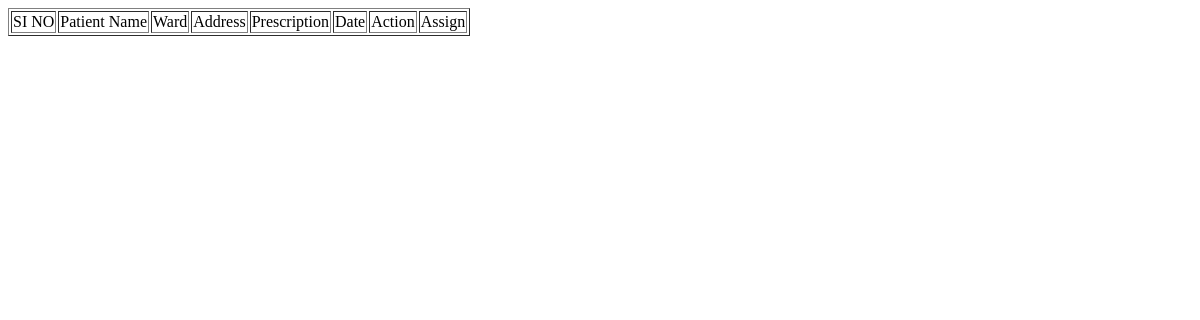
Page /Healthcenter/requestlist/ on the earlier database version.
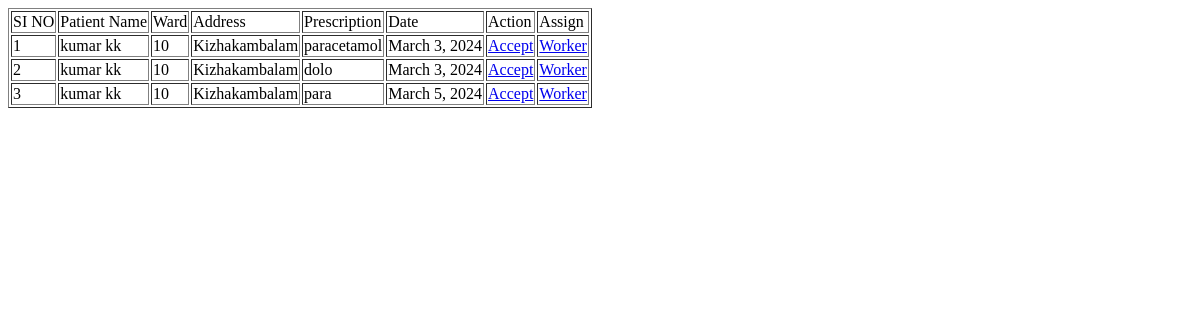
Same page on the later database version.
### User/models.py (models this page shows)
class tbl_medicinerequest(models.Model):
    medicine_prescription = models.CharField(max_length=30)
    medicine_date = models.DateField(auto_now_add=True)
    medicine_status = models.CharField(max_length=20)
    user_id=models.ForeignKey(tbl_user,on_delete=models.CASCADE,null=True)

### Guest/models.py (models this page shows)
class tbl_user(models.Model):
    user_name = models.CharField(max_length=30)
    user_photo=models.FileField(upload_to='images/')
    user_dob = models.CharField(max_length=30)
    user_gender = models.CharField(max_length=30)
    user_ward=models.ForeignKey(tbl_ward,on_delete=models.CASCADE,null=True)
    user_address = models.CharField(max_length=30)
    user_proof = models.FileField(upload_to='images/')
    user_email = models.CharField(max_length=30)
    user_password = models.CharField(max_length=30)

### Admin/models.py (models this page shows)
class tbl_ward(models.Model):
    panchayat=models.ForeignKey(tbl_panchayat,on_delete=models.CASCADE,null=True)
    ward_name=models.CharField(max_length=30)

### HealthCenter/views.py (the view)
# urls.py: path('requestlist/',views.requestlist,name="requestlist"),
def requestlist(request):
        medicinedata=tbl_medicinerequest.objects.all()
        return render(request,'Healthcenter/Viewrequests.html',{'medicine':medicinedata})

### HealthCenter/Templates/Healthcenter/Viewrequests.html (shortened to what this page needs)
<!DOCTYPE html>
<html lang="en">
<head>
</head>
<body>
    <table border='1'>
        <tr>
            <td>SI NO</td>
            <td>Patient Name</td>
            <td>Ward</td>
            <td>Address</td>
            <td>Prescription</td>
            <td>Date</td>
            <td>Action</td>
            <td>Assign</td>
        </tr>
        {%for i in medicine%}
        <tr>
            <td>{{forloop.counter}}</td>
            <td>{{i.user_id.user_name}}</td>
            <td>{{i.user_id.user_ward.ward_name}}</td>
            <td>{{i.user_id.user_address}}</td>
            <td>{{i.medicine_prescription}}</td>
            <td>{{i.medicine_date}}</td>
            <td><a href="#">Accept</a></td>
            <td><a href="{% url 'Healthcenter:assigntask' i.id%}">Worker</a></td>
        </tr>
        {%endfor%}
    </table>
</body>
</html>

Differences in the rows shown:
added tbl_medicinerequest: user_id.user_name "kumar kk", user_id.user_ward.ward_name "10", user_id.user_address "Kizhakambalam", medicine_prescription "paracetamol", medicine_date "March 3, 2024"
added tbl_medicinerequest: user_id.user_name "kumar kk", user_id.user_ward.ward_name "10", user_id.user_address "Kizhakambalam", medicine_prescription "dolo", medicine_date "March 3, 2024"
added tbl_medicinerequest: user_id.user_name "kumar kk", user_id.user_ward.ward_name "10", user_id.user_address "Kizhakambalam", medicine_prescription "para", medicine_date "March 5, 2024"
